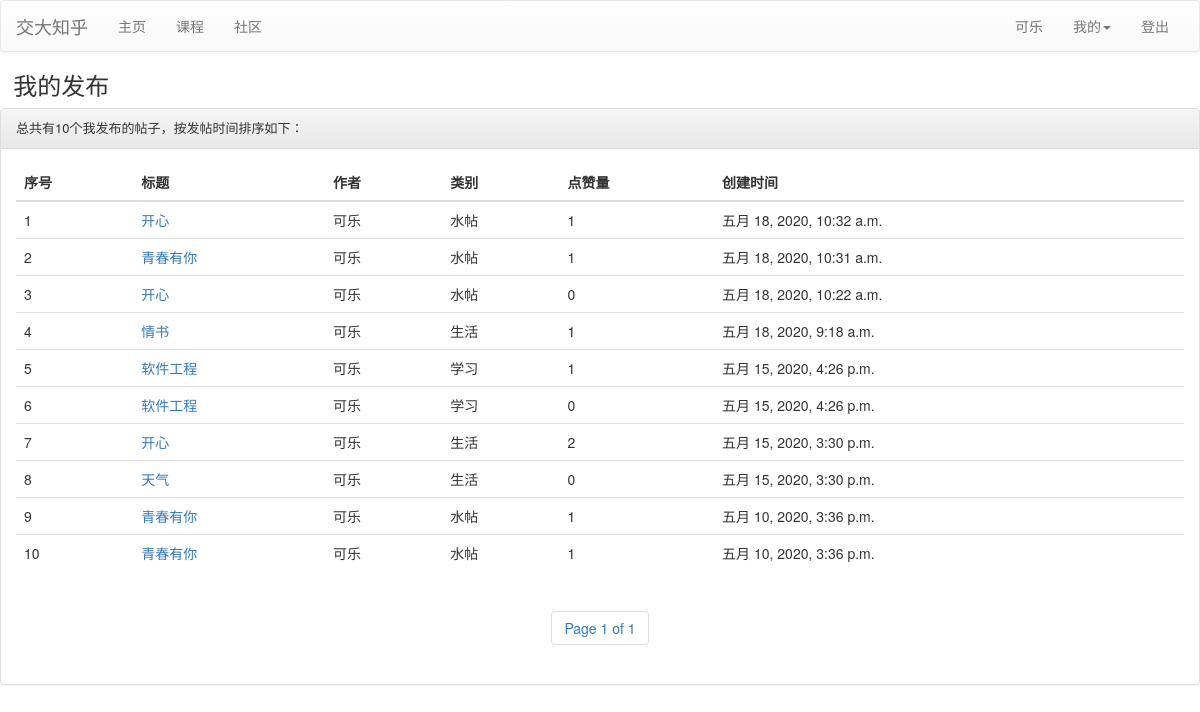
/posts/ (signed in), run on the app's committed database.
### project/bbs/models.py (models this page shows, shortened)
class Post(models.Model):
    title = models.CharField(max_length=32)
    content = models.TextField(null=True)
    create_time = models.DateTimeField('创建时间', auto_now_add=True)
    author = models.ForeignKey(to='login.User', on_delete=models.CASCADE, verbose_name='作者', related_name='author')
    likes = models.IntegerField(default=0)
    category = models.ForeignKey(Category, on_delete=models.CASCADE, verbose_name='分类')
    tags = models.ManyToManyField(Tag, verbose_name='标签')
    like_users = models.ManyToManyField(User, verbose_name='用户', related_name='like_users')

class Category(models.Model):
    name = models.CharField('名称', max_length=16)

### project/login/models.py (models this page shows, shortened)
class User(models.Model):
    gender = (
        ('male', "男"),
        ('female', "女"),
    )
    school = (
        ('chuan_jian', "船舶海洋与建筑工程学院"),
        ('ji_dong', "机械动力与工程学院"),
        ('dian_yuan', "电子信息与电气工程学院"),
        ('cai_liao', "材料科学与工程学院"),
        ('shu_xue', "数学科学学院"),
        ('wu_li', "物理与天文学院"),
        ('hua_xue', "化学化工学院"),
        ('sheng_ming', "生命科学技术学院"),
        ('sheng_yi_gong', "生物医学工程学院"),
        ('an_tai', "安泰经济与管理学院"),
        ('qi_ta', "其它"),  # 暂时写到这儿
    )
    sno = models.CharField(max_length=128, unique=True, primary_key=True)  # 学号
    name = models.CharField(max_length=128)  # 名字
    nickname = models.CharField(max_length=128, default='--')  # 昵称
    password = models.CharField(max_length=256)  # 密码
    email = models.EmailField(unique=True)  # 邮箱
    sex = models.CharField(max_length=32, choices=gender)  # 性别（选择）
    institute = models.CharField(max_length=256, choices=school)  # 学院（选择）
    major = models.CharField(max_length=256, default='--')  # 专业（暂时为填写）
    c_time = models.DateTimeField(auto_now_add=True)  # 注册时间
    photo = models.ImageField(upload_to=user_directory_path, blank=True, null=True, default='default.jpg')  # 照片
    follow = models.ManyToManyField('self', related_name='follow_people', null=True, blank=True, verbose_name='关注')
    fans = models.IntegerField(default=0)
    photo_clipped = ImageSpecField(  # 注意：ImageSpecField 不会生成数据库表的字段
        source='photo',
        processors=[ResizeToFill(175, 250)],  # 处理成一寸照片的大小
        format='JPEG',  # 处理后的图片格式
        options={'quality': 95}  # 处理后的图片质量
    )
    class Meta:
        ordering = ["-c_time"]
        verbose_name = "用户"
        verbose_name_plural = "用户"

### project/login/views.py (the view)
# urls.py: path('posts/', views.posts),
def posts(request):
    if not request.session.get('is_login', None):
        return redirect("/login/login/")
    user = models.User.objects.get(sno=request.session['user_sno'])
    posts_list = user.author.order_by('-create_time')
    paginator = Paginator(posts_list, 10)
    if request.method == "GET":
        page = request.GET.get('page')
        try:
            posts = paginator.page(page)
        except PageNotAnInteger:
            posts = paginator.page(1)
        except InvalidPage:
            return HttpResponse('找不到页面的内容')
        except EmptyPage:
            posts = paginator.page(paginator.num_pages)
    else:
        posts = paginator.page(1)
    return render(request, 'login/posts.html', {'posts': posts, "length": len(posts_list)})

### project/login/templates/login/posts.html (shortened to what this page needs)
<!DOCTYPE html>
<html lang="en">
<head>
  <link rel="stylesheet" href="https://cdn.jsdelivr.net/npm/bootstrap@3.3.7/dist/css/bootstrap.min.css">
  <link rel="stylesheet" href="https://cdn.jsdelivr.net/npm/bootstrap@3.3.7/dist/css/bootstrap-theme.min.css">
</head>
<body>
  <nav class="navbar navbar-default">
    <div class="container-fluid">
      <div class="navbar-header">
        <a class="navbar-brand" href="#">交大知乎</a>
      </div>
      <div class="collapse navbar-collapse" id="bs-example-navbar-collapse-1">
        <ul class="nav navbar-nav">
          <li class=""><a href="/login/index/">主页<span class="sr-only">(current)</span></a></li>
          <li><a href="/course/">课程</a></li>
          <li><a href="/bbs/">社区</a></li>
        </ul>
        <ul class="nav navbar-nav navbar-right">
          <li><a href="/about/">{{ request.session.user_name }}</a></li>
          <li class="dropdown">
            <a href="#" class="dropdown-toggle" data-toggle="dropdown" role="button" aria-haspopup="true" aria-expanded="false">我的<span class="caret"></span></a>
          </li>
          <li><a href="/login/logout/">登出</a></li>
        </ul>
      </div>
    </div>
  </nav>
  <h3>&nbsp&nbsp我的发布</h3>
  <div class="panel panel-default">
    <div class="panel-heading">
      {% if posts %}
      <p class="panel-title" style="font-size: small;">总共有{{length}}个我发布的帖子，按发帖时间排序如下：</p>
    </div>
    <div class="panel-body">
      <table class="table">
        <thead>
          <tr>
            <th>序号</th>
            <th>标题</th>
            <th>作者</th>
            <th>类别</th>
            <th>点赞量</th>
            <th>创建时间</th>
          </tr>
        </thead>
        <tbody>
          {% for post in posts %}
          <tr>
            <td>{{ forloop.counter }}</td>
            <td><a href="/bbs/{{ post.id }}">{{ post.title }}</a></td>
            <td>{{ post.author.name }}</td>
            <td>{{ post.category.name }}</td>
            <td>{{ post.likes }}</td>
            <td>{{ post.create_time }}</td>
          </tr>
          {% endfor %}
        </tbody>
      </table>
      <div id="pages" class="text-center">
        <nav>
          <ul class="pagination">
            <li class="step-links">
              <span class="current">
                Page {{ posts.number }} of {{ posts.paginator.num_pages }}</span>
            </li>
          </ul>
        </nav>
      </div>
      {% else %}
      还没有我发布的帖子
      {% endif %}
    </div>
  </div>
</body>
</html>

### data on the page
Post: title "开心", author.name "可乐", category.name "水帖", likes "1", create_time "五月 18, 2020, 10:32 a.m."
Post: title "青春有你", author.name "可乐", category.name "水帖", likes "1", create_time "五月 18, 2020, 10:31 a.m."
Post: title "开心", author.name "可乐", category.name "水帖", likes "0", create_time "五月 18, 2020, 10:22 a.m."
Post: title "情书", author.name "可乐", category.name "生活", likes "1", create_time "五月 18, 2020, 9:18 a.m."
Post: title "软件工程", author.name "可乐", category.name "学习", likes "1", create_time "五月 15, 2020, 4:26 p.m."
Post: title "软件工程", author.name "可乐", category.name "学习", likes "0", create_time "五月 15, 2020, 4:26 p.m."
Post: title "开心", author.name "可乐", category.name "生活", likes "2", create_time "五月 15, 2020, 3:30 p.m."
Post: title "天气", author.name "可乐", category.name "生活", likes "0", create_time "五月 15, 2020, 3:30 p.m."
Post: title "青春有你", author.name "可乐", category.name "水帖", likes "1", create_time "五月 10, 2020, 3:36 p.m."
Post: title "青春有你", author.name "可乐", category.name "水帖", likes "1", create_time "五月 10, 2020, 3:36 p.m."

### other printed values
{{ request.session.user_name }} "可乐"
{{ length }} "10"
{{ posts.number }} "1"
{{ posts.paginator.num_pages }} "1"
